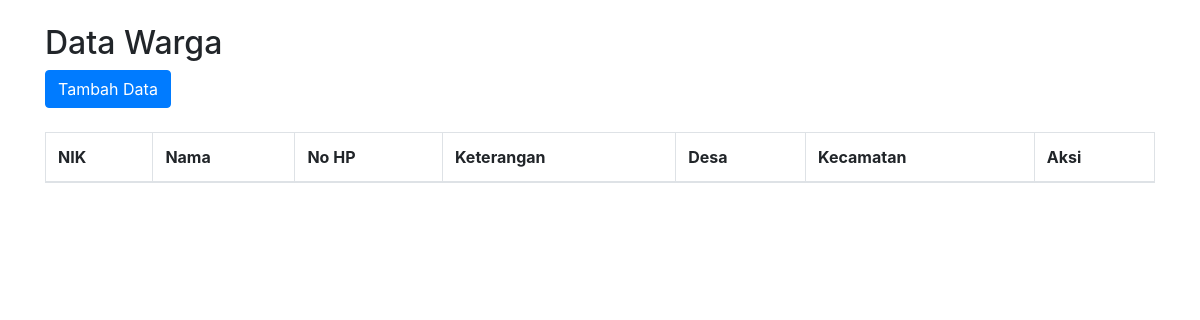
The page /data.php on the database as committed earlier.
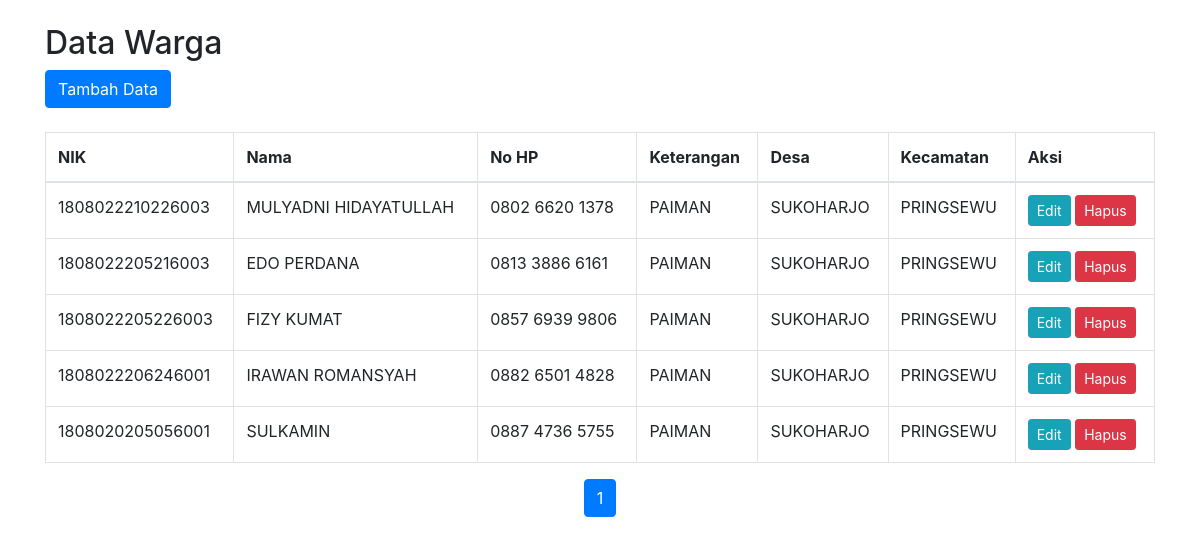
The same page on the database as committed later.
### tables this page shows
CREATE TABLE `data_warga` (
  `id` int(11) NOT NULL,
  `nik` varchar(20) NOT NULL,
  `nama` varchar(100) NOT NULL,
  `keterangan` text NOT NULL,
  `no_hp` varchar(100) NOT NULL,
  `desa` varchar(50) NOT NULL,
  `kecamatan` varchar(50) NOT NULL,
  `tim` varchar(100) NOT NULL
);

### data.php (the view, shortened to what this page needs)
<!DOCTYPE html>
<html lang="en">
<head>
    <link href="css/bootstrap.min.css" rel="stylesheet">
</head>
<body>
<div class="container">
    <h2 class="mt-4">Data Warga</h2>
    <?php
    include 'koneksi.php';
    $limit = 50;
    $page = isset($_GET['page']) ? (int)$_GET['page'] : 1;
    $offset = ($page - 1) * $limit;
    $result_count = mysqli_query($conn, "SELECT COUNT(*) as total FROM data_warga");
    $total_data = mysqli_fetch_assoc($result_count)['total'];
    $total_pages = ceil($total_data / $limit);
    $query = "SELECT * FROM data_warga LIMIT ? OFFSET ?";
    $stmt = mysqli_prepare($conn, $query);
    mysqli_stmt_bind_param($stmt, "ii", $limit, $offset);
    mysqli_stmt_execute($stmt);
    $result = mysqli_stmt_get_result($stmt);
    ?>
    <button type="button" class="btn btn-primary mb-4" data-toggle="modal" data-target="#inputModal">
        Tambah Data
    </button>
    <table class="table table-bordered">
        <thead>
            <tr>
                <th>NIK</th>
                <th>Nama</th>
                <th>No HP</th>
                <th>Keterangan</th>
                <th>Desa</th>
                <th>Kecamatan</th>
                <th>Aksi</th>
            </tr>
        </thead>
        <tbody>
            <?php
            while ($row = mysqli_fetch_assoc($result)) {
                echo "<tr>
                    <td>{$row['nik']}</td>
                    <td>{$row['nama']}</td>
                    <td>{$row['no_hp']}</td>
                    <td>{$row['keterangan']}</td>
                    <td>{$row['desa']}</td>
                    <td>{$row['kecamatan']}</td>
                    <td>
                        <a href='?edit_id={$row['id']}' class='btn btn-info btn-sm'>Edit</a>
                        <a href='prosesdata.php?action=delete&id={$row['id']}' class='btn btn-danger btn-sm' onclick='return confirm(\"Apakah Anda yakin ingin menghapus data ini?\")'>Hapus</a>
                    </td>
                </tr>";
            }
            ?>
        </tbody>
    </table>
    <nav>
        <ul class="pagination justify-content-center">
            <?php for ($i = 1; $i <= $total_pages; $i++): ?>
                <li class="page-item <?= ($i === $page) ? 'active' : '' ?>">
                    <a class="page-link" href="?page=<?= $i ?>"><?= $i ?></a>
                </li>
            <?php endfor; ?>
        </ul>
    </nav>
</div>
</body>
</html>

Rows that differ between the two databases and show on the page:
added data_warga: nik "1808022210226003", nama "MULYADNI HIDAYATULLAH", no_hp "0802 6620 1378", keterangan "PAIMAN", desa "SUKOHARJO", kecamatan "PRINGSEWU"
added data_warga: nik "1808022205216003", nama "EDO PERDANA", no_hp "0813 3886 6161", keterangan "PAIMAN", desa "SUKOHARJO", kecamatan "PRINGSEWU"
added data_warga: nik "1808022205226003", nama "FIZY KUMAT", no_hp "0857 6939 9806", keterangan "PAIMAN", desa "SUKOHARJO", kecamatan "PRINGSEWU"
added data_warga: nik "1808022206246001", nama "IRAWAN ROMANSYAH", no_hp "0882 6501 4828", keterangan "PAIMAN", desa "SUKOHARJO", kecamatan "PRINGSEWU"
added data_warga: nik "1808020205056001", nama "SULKAMIN", no_hp "0887 4736 5755", keterangan "PAIMAN", desa "SUKOHARJO", kecamatan "PRINGSEWU"
Other text that changed with them:
new list line: "1"
